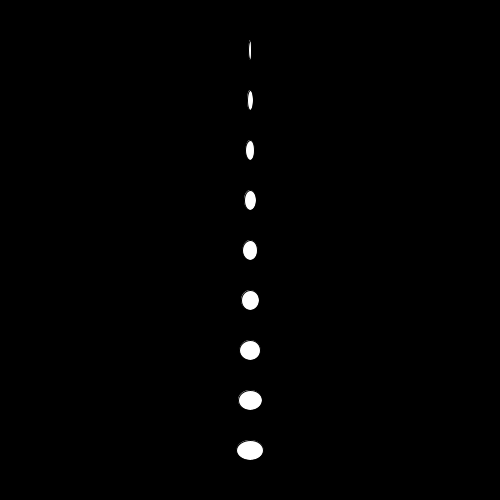
Frame 1 (no input)
Frame 60 (the mouse pressed at the canvas centre just before this capture): identical to frame 1, image omitted
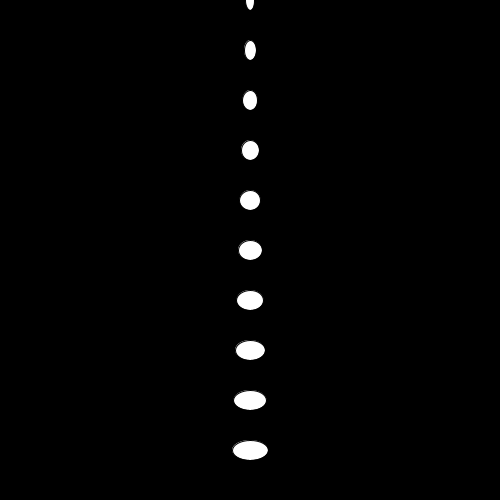
Frame 120 (the mouse held since frame 60 and released just before this capture)

The Processing sketch that drew these frames (run headless with seeded random() and noise(); from frame 60 on, the mouse is pressed at the canvas centre):

// Processing sketch: turtles
// ── turtles.pde
turtle[] yangsikjang = new turtle[10];

void setup() {
  size(500, 500);

  for (int i = 0; i < yangsikjang.length; i++) {
    yangsikjang[i] = new turtle(i, width / 2, i * 50);
  }
}

void draw() {
  background(0);

  for (int i = 0; i < yangsikjang.length; i++) {
    yangsikjang[i].display();
  }
}

void mousePressed() {
  for (int i = 0; i < yangsikjang.length; i++) {
    yangsikjang[i].eat(3);
  }
}

// ── turtle.pde
class turtle {
  // fields
  float x, y;
  float weight;

  // constructor
  turtle(float initialWeight, float initX, float initY) {
    weight = initialWeight;
    x = initX;
    y = initY;
  }

  // methods
  void eat(float foodWeight) {
    weight += foodWeight;
  }

  void display() {
    ellipse(x, y, weight * 3, 20);
  }
}
